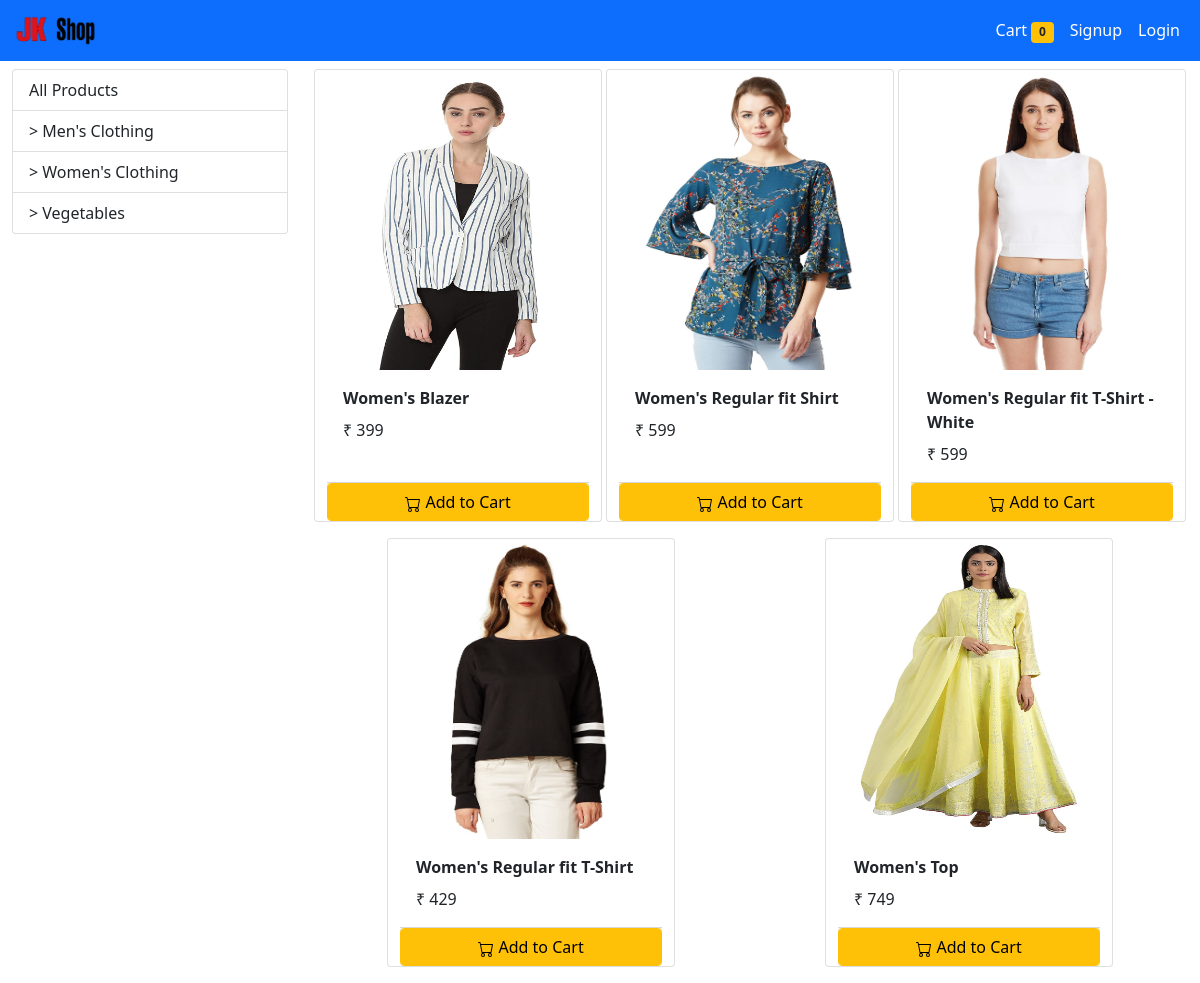
The app's page /?category=2 with its own data.
### store/models/category.py (models this page shows, shortened)
class Category(models.Model):
    name = models.CharField(max_length=50)
    @staticmethod
    def get_all_categories():
        return Category.objects.all()
    class Meta:
        db_table = 'Category'

### store/models/product.py (models this page shows, shortened)
class Product(models.Model):
    name = models.CharField(max_length=50)
    price = models.IntegerField(default=0)
    category = models.ForeignKey(Category, on_delete=models.CASCADE, default=1)
    description = models.CharField(max_length=200, default='')
    image = models.ImageField(upload_to='uploads/products/')
    @staticmethod
    def get_all_products_by_category_id(category_id):
        if category_id:
            return Product.objects.filter(category=category_id)
        else:
            return Product.objects.all()
    class Meta:
        db_table = 'Product'

### store/views/home.py (the view, shortened to what this page needs)
# urls.py: path('', Index.as_view(), name='index'),
class Index(View):
    def get(self, request):
        cart = request.session.get('cart')
        if not cart:
            request.session['cart'] = {}
        categories = Category.get_all_categories()
        category_id = request.GET.get('category')
        if category_id:
            products = Product.get_all_products_by_category_id(category_id)
        else:
            products = Product.get_all_products()
        context = {'products': products, 'categories': categories}
        return render(request, 'store/index.html', context)

### store/templatetags/cart.py (called while the page is built)
@register.filter(name='is_in_cart')
def is_in_cart(product, cart):
    keys = cart.keys()
    for id in keys:
        if int(id) == product.id:
            return True
    return False

### store/templatetags/custom_filter.py (called while the page is built)
@register.filter(name='currency')
def currency(number):
    return "₹ " + str(number)

### store/templates/store/index.html (shortened to what this page needs)
{% extends 'base.html' %}
{% load cart %}
{% load custom_filter %}
{% block content %}
<div class="container-fluid mt-2">
    <div class="row">
        <div class="col-lg-3">
            <div class="list-group">
                <a href="/" class="list-group-item list-group-item-action">All Products</a>
                {% for category in categories %}
                <a href="/?category={{category.id}}" class="list-group-item list-group-item-action">
                    &gt; {{ category.name }}</a>
                {% endfor %}
            </div>
        </div>
        <div id="products" class="col-lg-9 mx-auto">
            <div class="row mx-auto">
                {% for product in products %}
                <div class="card mx-auto mb-3" id="{{ product.id }}" style="width: 18rem;">
                    <img class="card-img-top" src="{{ product.image.url }}" alt="..." height="300px">
                    <div class="card-body">
                        <p class="card-title"><b>{{ product.name }}</b></p>
                        <p class="card-text">{{ product.price|currency }}</p>
                    </div>
                    <div class="card-footer p-0 nu-gutters">
                        {% if product|is_in_cart:request.session.cart %}
                        <div class="row nu-gutters">
                            <form action="{% url 'index' %}#{{ product.id }}" method="POST" class="col-2">
                                {% csrf_token %}
                                <input hidden type="text" name="product" value="{{ product.id }}">
                                <input hidden type="text" name="remove" value="True">
                                <input type="submit" value=" - " class="btn btn-block btn-light border-right">
                            </form>
                            <div class="text-center col">
                                {{ product|cart_quantity:request.session.cart }} in Cart
                            </div>
                            <form action="{% url 'index' %}#{{ product.id }}" method="POST" class="col-2">
                                {% csrf_token %}
                                <input hidden type="text" name="product" value="{{ product.id }}">
                                <input type="submit" value=" + " class="btn btn-block btn-light border-left">
                            </form>
                        </div>
                        {% else %}
                        <form action="{% url 'index' %}#{{ product.id }}" method="POST" class="btn-block">
                            <button type="submit" class="float-right btn btn-warning form-control">
                                Add to Cart
                            </button>
                        </form>
                        {% endif %}
                    </div>
                </div>
                {% endfor %}
            </div>
        </div>
    </div>
</div>
{% endblock %}

### records on screen
Category: name "Men's Clothing"
Category: name "Women's Clothing"
Category: name "Vegetables"
Product: image (picture), name "Women's Blazer", price "₹ 399"
Product: image (picture), name "Women's Regular fit Shirt", price "₹ 599"
Product: image (picture), name "Women's Regular fit T-Shirt - White", price "₹ 599"
Product: image (picture), name "Women's Regular fit T-Shirt", price "₹ 429"
Product: image (picture), name "Women's Top", price "₹ 749"

### other values on screen
{{ request.session.cart.keys|length }} "0"
